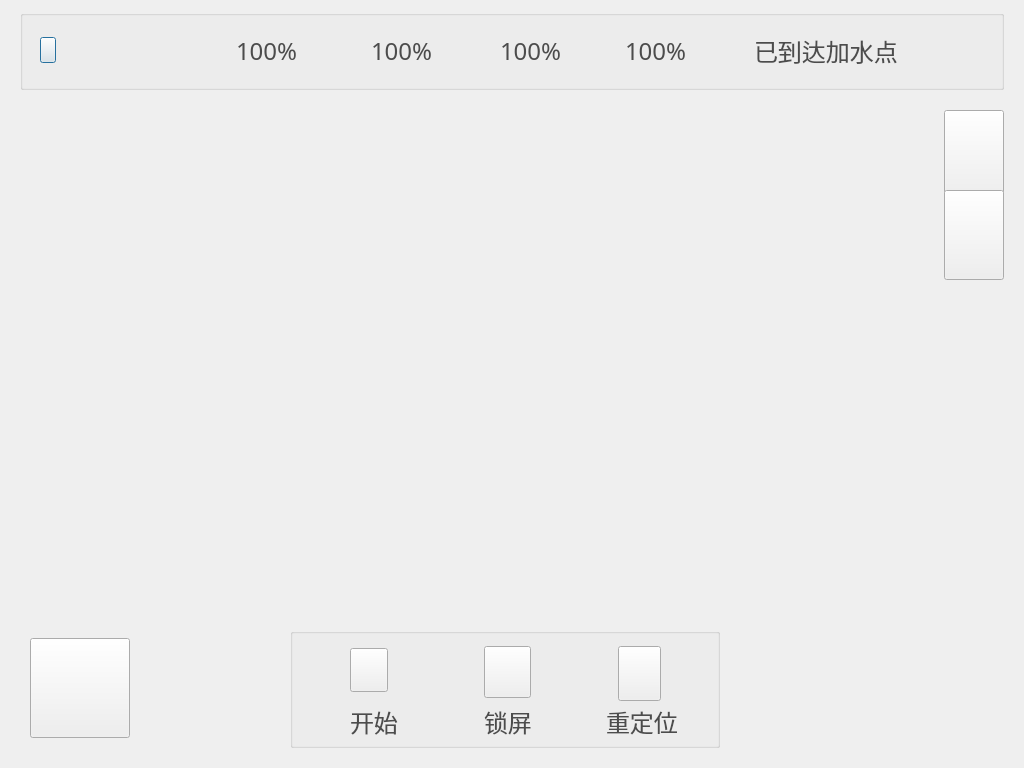
<?xml version="1.0" encoding="UTF-8"?>
<ui version="4.0">
 <class>cleanW</class>
 <widget class="QDialog" name="cleanW">
  <property name="geometry">
   <rect>
    <x>0</x>
    <y>0</y>
    <width>1024</width>
    <height>768</height>
   </rect>
  </property>
  <property name="font">
   <font>
    <family>宋体</family>
   </font>
  </property>
  <property name="windowTitle">
   <string>Dialog</string>
  </property>
  <property name="styleSheet">
   <string notr="true"/>
  </property>
  <widget class="QGroupBox" name="groupBox_2">
   <property name="geometry">
    <rect>
     <x>20</x>
     <y>10</y>
     <width>984</width>
     <height>80</height>
    </rect>
   </property>
   <property name="font">
    <font>
     <family>宋体</family>
    </font>
   </property>
   <property name="styleSheet">
    <string notr="true">#groupBox_2
{
	border-image: url(:/new/prefix1/image/cleanimag/back_board1.png);
}</string>
   </property>
   <property name="title">
    <string/>
   </property>
   <widget class="QLabel" name="scheVal_label">
    <property name="enabled">
     <bool>true</bool>
    </property>
    <property name="geometry">
     <rect>
      <x>216</x>
      <y>25</y>
      <width>61</width>
      <height>31</height>
     </rect>
    </property>
    <property name="font">
     <font>
      <family>宋体</family>
      <pointsize>18</pointsize>
      <weight>50</weight>
      <bold>false</bold>
     </font>
    </property>
    <property name="styleSheet">
     <string notr="true">color: rgb(76, 76, 76);</string>
    </property>
    <property name="text">
     <string>100%</string>
    </property>
   </widget>
   <widget class="QPushButton" name="returnMainButton">
    <property name="geometry">
     <rect>
      <x>20</x>
      <y>27</y>
      <width>16</width>
      <height>26</height>
     </rect>
    </property>
    <property name="font">
     <font>
      <family>宋体</family>
     </font>
    </property>
    <property name="styleSheet">
     <string notr="true">border-image: url(:/new/prefix1/image/cleanimag/return.png);</string>
    </property>
    <property name="text">
     <string/>
    </property>
   </widget>
   <widget class="QLabel" name="schedule_label">
    <property name="geometry">
     <rect>
      <x>176</x>
      <y>27</y>
      <width>26</width>
      <height>26</height>
     </rect>
    </property>
    <property name="font">
     <font>
      <family>宋体</family>
     </font>
    </property>
    <property name="styleSheet">
     <string notr="true"/>
    </property>
    <property name="text">
     <string/>
    </property>
   </widget>
   <widget class="QLabel" name="ele_label">
    <property name="geometry">
     <rect>
      <x>305</x>
      <y>27</y>
      <width>30</width>
      <height>26</height>
     </rect>
    </property>
    <property name="styleSheet">
     <string notr="true"/>
    </property>
    <property name="text">
     <string/>
    </property>
   </widget>
   <widget class="QLabel" name="water_label">
    <property name="geometry">
     <rect>
      <x>430</x>
      <y>20</y>
      <width>44</width>
      <height>44</height>
     </rect>
    </property>
    <property name="styleSheet">
     <string notr="true"/>
    </property>
    <property name="text">
     <string/>
    </property>
   </widget>
   <widget class="QLabel" name="time_label">
    <property name="geometry">
     <rect>
      <x>565</x>
      <y>27</y>
      <width>26</width>
      <height>26</height>
     </rect>
    </property>
    <property name="font">
     <font>
      <family>宋体</family>
     </font>
    </property>
    <property name="styleSheet">
     <string notr="true">border-image: url(:/new/prefix1/image/cleanimag/time.png);</string>
    </property>
    <property name="text">
     <string/>
    </property>
   </widget>
   <widget class="QLabel" name="reach_label">
    <property name="geometry">
     <rect>
      <x>694</x>
      <y>27</y>
      <width>26</width>
      <height>26</height>
     </rect>
    </property>
    <property name="font">
     <font>
      <family>宋体</family>
     </font>
    </property>
    <property name="styleSheet">
     <string notr="true">border-image: url(:/new/prefix1/image/cleanimag/status.png);</string>
    </property>
    <property name="text">
     <string/>
    </property>
   </widget>
   <widget class="QLabel" name="eleVal_label">
    <property name="geometry">
     <rect>
      <x>351</x>
      <y>25</y>
      <width>61</width>
      <height>31</height>
     </rect>
    </property>
    <property name="font">
     <font>
      <family>宋体</family>
      <pointsize>18</pointsize>
      <weight>50</weight>
      <bold>false</bold>
     </font>
    </property>
    <property name="styleSheet">
     <string notr="true">color: rgb(76, 76, 76);</string>
    </property>
    <property name="text">
     <string>100%</string>
    </property>
   </widget>
   <widget class="QLabel" name="waterVal_label">
    <property name="geometry">
     <rect>
      <x>480</x>
      <y>25</y>
      <width>61</width>
      <height>31</height>
     </rect>
    </property>
    <property name="font">
     <font>
      <family>宋体</family>
      <pointsize>18</pointsize>
      <weight>50</weight>
      <bold>false</bold>
     </font>
    </property>
    <property name="styleSheet">
     <string notr="true">color: rgb(76, 76, 76);</string>
    </property>
    <property name="text">
     <string>100%</string>
    </property>
   </widget>
   <widget class="QLabel" name="timeVal_label">
    <property name="geometry">
     <rect>
      <x>605</x>
      <y>25</y>
      <width>61</width>
      <height>31</height>
     </rect>
    </property>
    <property name="font">
     <font>
      <family>宋体</family>
      <pointsize>18</pointsize>
      <weight>50</weight>
      <bold>false</bold>
     </font>
    </property>
    <property name="styleSheet">
     <string notr="true">color: rgb(76, 76, 76);</string>
    </property>
    <property name="text">
     <string>100%</string>
    </property>
   </widget>
   <widget class="QLabel" name="status_label">
    <property name="geometry">
     <rect>
      <x>734</x>
      <y>25</y>
      <width>221</width>
      <height>31</height>
     </rect>
    </property>
    <property name="font">
     <font>
      <family>宋体</family>
      <pointsize>18</pointsize>
     </font>
    </property>
    <property name="styleSheet">
     <string notr="true">color: rgb(76, 76, 76);</string>
    </property>
    <property name="text">
     <string>已到达加水点</string>
    </property>
   </widget>
   <zorder>status_label</zorder>
   <zorder>scheVal_label</zorder>
   <zorder>returnMainButton</zorder>
   <zorder>schedule_label</zorder>
   <zorder>ele_label</zorder>
   <zorder>water_label</zorder>
   <zorder>time_label</zorder>
   <zorder>reach_label</zorder>
   <zorder>eleVal_label</zorder>
   <zorder>timeVal_label</zorder>
   <zorder>waterVal_label</zorder>
  </widget>
  <widget class="QGroupBox" name="groupBox">
   <property name="geometry">
    <rect>
     <x>290</x>
     <y>628</y>
     <width>430</width>
     <height>120</height>
    </rect>
   </property>
   <property name="font">
    <font>
     <family>宋体</family>
    </font>
   </property>
   <property name="styleSheet">
    <string notr="true">#groupBox
{
	border-image: url(:/new/prefix1/image/cleanimag/key_board.png);
}</string>
   </property>
   <property name="title">
    <string/>
   </property>
   <widget class="QPushButton" name="positionButton">
    <property name="geometry">
     <rect>
      <x>328</x>
      <y>18</y>
      <width>43</width>
      <height>55</height>
     </rect>
    </property>
    <property name="font">
     <font>
      <family>宋体</family>
     </font>
    </property>
    <property name="styleSheet">
     <string notr="true">QPushButton{border-image: url(:/new/prefix1/image/cleanimag/reset.png)}
QPushButton:hover{border-image: url(:/new/prefix1/image/cleanimag/reset.png)}
QPushButton:pressed{border-image: url(:/new/prefix1/image/cleanimag/reset1.png)}</string>
    </property>
    <property name="text">
     <string/>
    </property>
   </widget>
   <widget class="QPushButton" name="lockButton">
    <property name="geometry">
     <rect>
      <x>194</x>
      <y>18</y>
      <width>47</width>
      <height>52</height>
     </rect>
    </property>
    <property name="font">
     <font>
      <family>宋体</family>
     </font>
    </property>
    <property name="styleSheet">
     <string notr="true">QPushButton{border-image: url(:/new/prefix1/image/cleanimag/lock.png)}
QPushButton:hover{border-image: url(:/new/prefix1/image/cleanimag/lock.png)}
QPushButton:pressed{border-image: url(:/new/prefix1/image/cleanimag/lock1.png)}</string>
    </property>
    <property name="text">
     <string/>
    </property>
   </widget>
   <widget class="QPushButton" name="startButton">
    <property name="geometry">
     <rect>
      <x>60</x>
      <y>20</y>
      <width>38</width>
      <height>44</height>
     </rect>
    </property>
    <property name="font">
     <font>
      <family>宋体</family>
     </font>
    </property>
    <property name="styleSheet">
     <string notr="true">border-image: url(:/new/prefix1/image/cleanimag/start.png);</string>
    </property>
    <property name="text">
     <string/>
    </property>
   </widget>
   <widget class="QLabel" name="startLabel">
    <property name="geometry">
     <rect>
      <x>60</x>
      <y>78</y>
      <width>51</width>
      <height>31</height>
     </rect>
    </property>
    <property name="font">
     <font>
      <family>宋体</family>
      <pointsize>18</pointsize>
      <kerning>true</kerning>
     </font>
    </property>
    <property name="styleSheet">
     <string notr="true">color: rgb(76, 76, 76);</string>
    </property>
    <property name="text">
     <string>开始</string>
    </property>
   </widget>
   <widget class="QLabel" name="lockLabel">
    <property name="geometry">
     <rect>
      <x>194</x>
      <y>78</y>
      <width>51</width>
      <height>31</height>
     </rect>
    </property>
    <property name="font">
     <font>
      <family>宋体</family>
      <pointsize>18</pointsize>
      <strikeout>false</strikeout>
     </font>
    </property>
    <property name="styleSheet">
     <string notr="true">color: rgb(76, 76, 76);</string>
    </property>
    <property name="text">
     <string>锁屏</string>
    </property>
    <property name="textFormat">
     <enum>Qt::AutoText</enum>
    </property>
   </widget>
   <widget class="QLabel" name="positonLabel">
    <property name="geometry">
     <rect>
      <x>316</x>
      <y>78</y>
      <width>71</width>
      <height>31</height>
     </rect>
    </property>
    <property name="font">
     <font>
      <family>宋体</family>
      <pointsize>18</pointsize>
     </font>
    </property>
    <property name="styleSheet">
     <string notr="true">color: rgb(76, 76, 76);</string>
    </property>
    <property name="frameShape">
     <enum>QFrame::NoFrame</enum>
    </property>
    <property name="text">
     <string>重定位</string>
    </property>
   </widget>
   <zorder>startLabel</zorder>
   <zorder>positionButton</zorder>
   <zorder>lockButton</zorder>
   <zorder>startButton</zorder>
   <zorder>lockLabel</zorder>
   <zorder>positonLabel</zorder>
  </widget>
  <widget class="QPushButton" name="resetBoardButton">
   <property name="geometry">
    <rect>
     <x>30</x>
     <y>638</y>
     <width>100</width>
     <height>100</height>
    </rect>
   </property>
   <property name="font">
    <font>
     <family>宋体</family>
    </font>
   </property>
   <property name="styleSheet">
    <string notr="true">QPushButton{border-image: url(:/new/prefix1/image/cleanimag/return_start.png)}
QPushButton:hover{border-image: url(:/new/prefix1/image/cleanimag/return_start.png)}
QPushButton:pressed{border-image: url(:/new/prefix1/image/cleanimag/return_start1.png)}</string>
   </property>
   <property name="text">
    <string/>
   </property>
  </widget>
  <widget class="QPushButton" name="addBoardButton">
   <property name="geometry">
    <rect>
     <x>944</x>
     <y>110</y>
     <width>60</width>
     <height>90</height>
    </rect>
   </property>
   <property name="font">
    <font>
     <family>宋体</family>
    </font>
   </property>
   <property name="styleSheet">
    <string notr="true">QPushButton{border-image: url(:/new/prefix1/image/cleanimag/add.png)}
QPushButton:hover{border-image: url(:/new/prefix1/image/cleanimag/add.png)}
QPushButton:pressed{border-image: url(:/new/prefix1/image/cleanimag/add1.png)}</string>
   </property>
   <property name="text">
    <string/>
   </property>
  </widget>
  <widget class="QPushButton" name="lessBoardButton">
   <property name="geometry">
    <rect>
     <x>944</x>
     <y>190</y>
     <width>60</width>
     <height>90</height>
    </rect>
   </property>
   <property name="font">
    <font>
     <family>宋体</family>
    </font>
   </property>
   <property name="styleSheet">
    <string notr="true">QPushButton{border-image: url(:/new/prefix1/image/cleanimag/less.png)}
QPushButton:hover{border-image: url(:/new/prefix1/image/cleanimag/less.png)}
QPushButton:pressed{border-image: url(:/new/prefix1/image/cleanimag/less1.png)}</string>
   </property>
   <property name="text">
    <string/>
   </property>
  </widget>
  <zorder>groupBox</zorder>
  <zorder>resetBoardButton</zorder>
  <zorder>addBoardButton</zorder>
  <zorder>lessBoardButton</zorder>
  <zorder>groupBox_2</zorder>
 </widget>
 <resources/>
 <connections/>
</ui>
